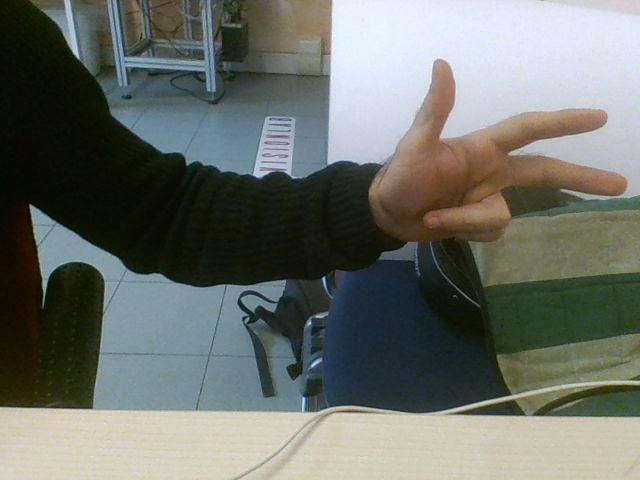
#> input picture 11-ClassificationProject/photo.jpg, 640 x 480 px, given in place of the camera
$ python dataset.py
#> lines starting #> are read from the running program, lines starting #| are printed output that depends on the picture; after the words box and inside, x2 and y2 are one past the last pixel; in counts of white or black regions, pixels touching at a corner belong together
# Opencv Video Capture : https://opencv-python-tutroals.readthedocs.io/en/latest/py_tutorials/py_gui/py_video_display/py_video_display.html

import numpy as np
import cv2
import keyboard


def hsv_filter(frame):
    # hasv color space
    frame = cv2.GaussianBlur(frame,(5,5),30)
    hsv = cv2.cvtColor(frame, cv2.COLOR_BGR2HSV)
    # define range of blue color in HSV
    lower_skin = np.array([0,18,36], dtype=np.uint8)
    upper_skin = np.array([25,229,243], dtype=np.uint8)
    # Threshold the HSV image to get only blue colors
    mask = cv2.inRange(hsv, lower_skin, upper_skin)
    # Bitwise-AND mask and original image
    res = cv2.bitwise_and(frame,frame, mask= mask)

    # Contour extraction
    contours,hierarchy= cv2.findContours(mask,cv2.RETR_EXTERNAL,cv2.CHAIN_APPROX_SIMPLE)

    mask_fin = np.zeros(mask.shape, np.uint8)
    if len(contours)!=0:
        cnt = max(contours, key = lambda x: cv2.contourArea(x))

        # Draw contour and hull
        hull = cv2.convexHull(cnt)
        cv2.drawContours(res, [cnt], 0, (0, 255, 0), 2)
        cv2.drawContours(res, [hull], 0, (0, 0, 255), 3)
        cv2.drawContours(mask_fin, [cnt], -1, (255),cv2.FILLED)

    return res, mask_fin

def kmeans_filter(img):
    # convert to np.float32
    Z = img.reshape((-1,3))
    # convert to np.float32
    Z = np.float32(Z)
    # define criteria, number of clusters(K) and apply kmeans()
    criteria = (cv2.TERM_CRITERIA_EPS + cv2.TERM_CRITERIA_MAX_ITER, 10, 1.0)
    K = 2 # number of clusters
    ret,label,center=cv2.kmeans(Z,K,None,criteria,10,cv2.KMEANS_RANDOM_CENTERS)
    # Now convert back into uint8, and make original image
    center = np.uint8(center)
    res = center[label.flatten()]
    res2 = res.reshape((img.shape))
    return res2

def genererate_mask(frame):
    '''
    1. Convert Gray Image
    2. Threshold to only have interested color
    3. Find largest contour
    4. Generate the mask
    5. Save the obtained mask
    '''

    # Flip image
    #frame = cv2.flip(frame,1)

    #print("Original Image Shape: ", frame.shape)

    # Generate region of interest
    roi=frame[50:320,415:630]
    cv2.rectangle(frame,(415,50),(630,320),(0,255,0),0)

    # Create gray image
    #im = roi # cv2.cvtColor(roi, cv2.COLOR_RGB2GRAY)

    # get current positions of four trackbars
    #im = kmeans_filter(roi)
    im, mask = hsv_filter(roi)

    cv2.imshow("Frame", frame)
    cv2.imshow("Image", im)
    cv2.imshow("Mask", mask)
    #.waitKey(0)
    return mask

if __name__ == "__main__":

    count = 0
    class_name = "dataset/sign_5/"

    cap = cv2.VideoCapture(0)

    while(True):
        # Capture frame-by-frame
        ret, frame = cap.read()
#> frame is the input picture: shape (480, 640, 3); mean B, G, R 106.2, 112.7, 108.6

        # Our algorithm
        mask = genererate_mask(frame)
#> in genererate_mask, `roi=frame[50:320,415:630]`:
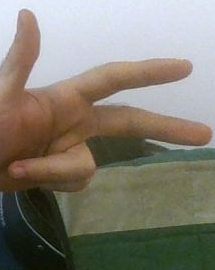
#> roi: shape (270, 215, 3); mean B, G, R 114.2, 125.8, 130.6
#> in genererate_mask, `cv2.rectangle(frame,(415,50),(630,320),(0,255,0),0)`:
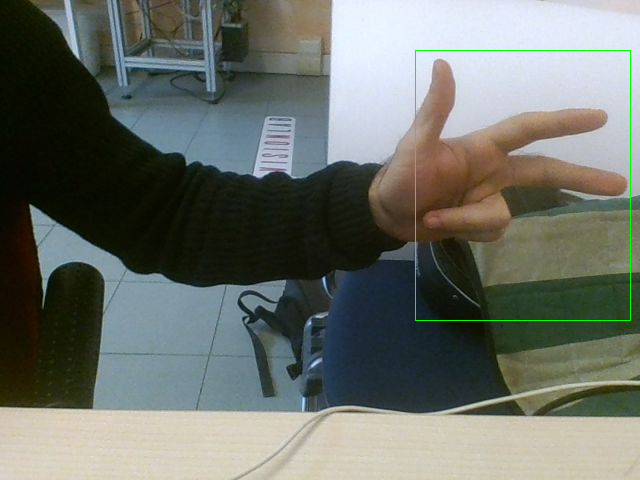
#> frame: shape (480, 640, 3); 0.32% of pixels changed, all inside (x1, y1, x2, y2) = (415, 50, 631, 321)
#> in hsv_filter, `frame = cv2.GaussianBlur(frame,(5,5),30)`:
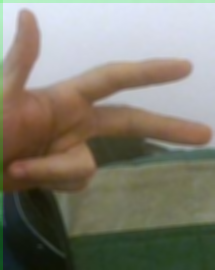
#> frame: shape (270, 215, 3); mean of channels 0, 1, 2 113.3, 126.3, 129.7; drawn as B, G, R
#> in hsv_filter, `hsv = cv2.cvtColor(frame, cv2.COLOR_BGR2HSV)`: hsv: shape (270, 215, 3); mean H, S, V 53.5, 71.2, 138.7
#> in hsv_filter, `mask = cv2.inRange(hsv, lower_skin, upper_skin)`:
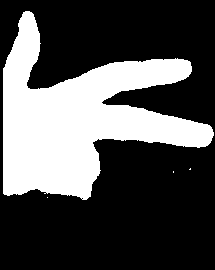
#> mask: shape (270, 215); 31.6% white; 4 white regions (3 under 20 px)
#> in hsv_filter, `res = cv2.bitwise_and(frame,frame, mask= mask)`:
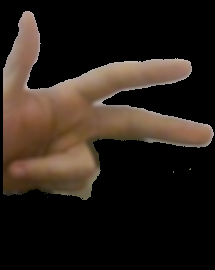
#> res: shape (270, 215, 3); mean of channels 0, 1, 2 25.2, 32.2, 41.4; drawn as B, G, R
#> in hsv_filter, `contours,hierarchy= cv2.findContours(mask,cv2.RETR_EXTERNAL,cv2.CHAIN_..`: contours = 4 contours, 3 with area under 20; largest, box (x1, y1, x2, y2) and area: (3, 11, 214, 200) 17906
#> in hsv_filter, `cnt = max(contours, key = lambda x: cv2.contourArea(x))`: cnt = contour of 388 points, box (x1, y1, x2, y2) (3, 11, 214, 200), area 17906
#> in hsv_filter, `hull = cv2.convexHull(cnt)`: hull = contour of 19 points, box (x1, y1, x2, y2) (3, 11, 214, 200), area 29156
#> in hsv_filter, `cv2.drawContours(res, [hull], 0, (0, 0, 255), 3)`:
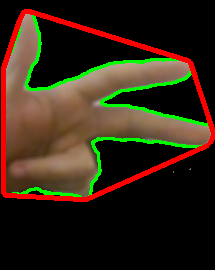
#> res: shape (270, 215, 3); mean of channels 0, 1, 2 21, 37.6, 51; drawn as B, G, R
#> in hsv_filter, `cv2.drawContours(mask_fin, [cnt], -1, (255),cv2.FILLED)`: mask_fin: shape (270, 215); 31.6% white; 1 white region, box (x1, y1, x2, y2) and area: (3, 11, 214, 200) 18365
#> in genererate_mask, `im, mask = hsv_filter(roi)`:
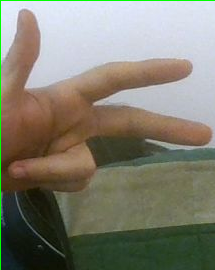
#> roi: shape (270, 215, 3); 0.83% of pixels changed, all inside (x1, y1, x2, y2) = (0, 0, 215, 270)
        name = class_name + str(count) + ".png"

        k = cv2.waitKey(33)
#> (key q is pressed here)
        if k == ord('s'):
            print("Saving mask")
            cv2.imwrite(name, mask)
            count = count + 1

        # Display the resulting frame
        if cv2.waitKey(1) & 0xFF == ord('q'):
#> (key q is pressed here)
            break

    # When everything done, release the capture
    cap.release()
    cv2.destroyAllWindows()
